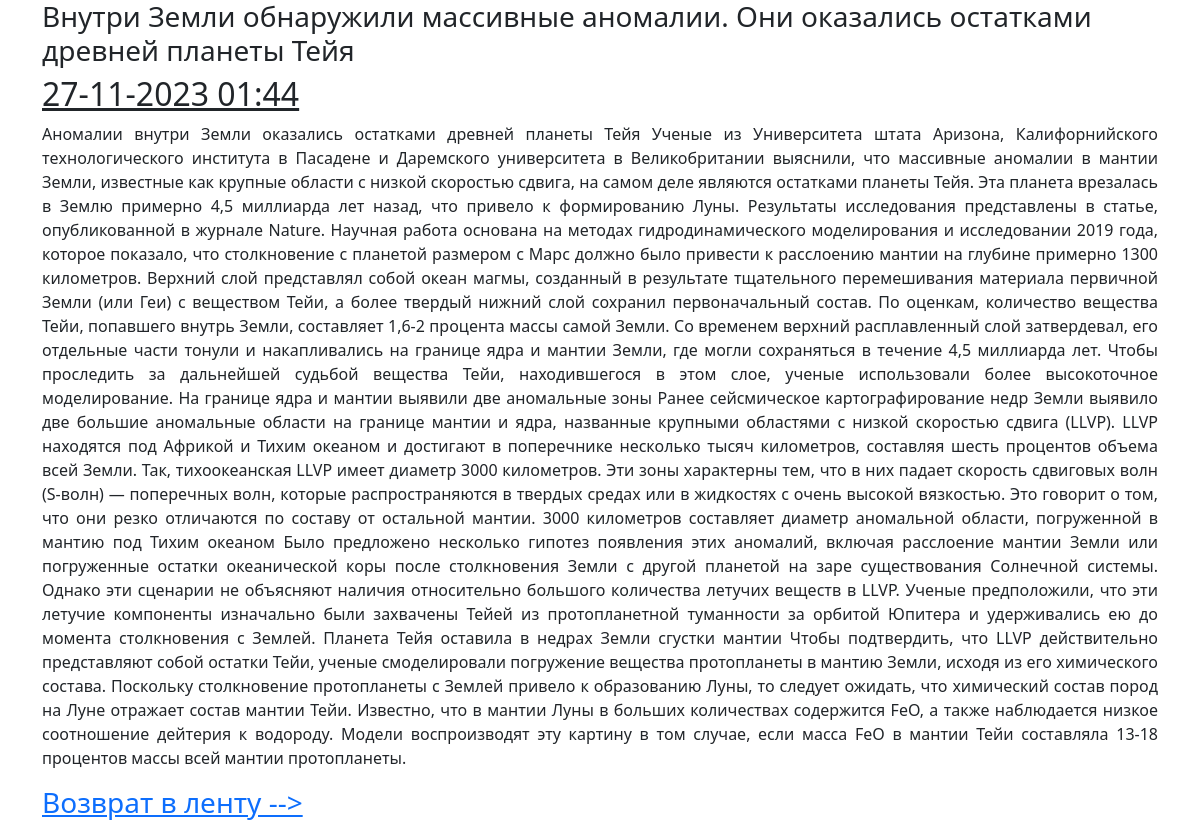
/news/15, run on the app's committed database.
### news/models.py (models this page shows, shortened)
class Post(models.Model):
    article = "AR"
    news = "NW"
    author = models.ForeignKey(Author,on_delete=models.CASCADE)
    post_type_choices = [(article, 'Статья'), (news, 'Новость')]
    post_type = models.CharField(max_length=2, choices=post_type_choices)
    created_at = models.DateTimeField(auto_now_add=True)
    categories = models.ManyToManyField(Category, through='PostCategory')
    title = models.CharField(max_length=255)
    text = models.TextField()
    rating = models.IntegerField(default=0)

### news/views.py (the view)
# urls.py: path('<int:pk>', PostView.as_view()),
class PostView(DetailView):
    model = Post
    template_name = 'post.html'
    context_object_name = 'postView'

### news/templatetags/my_filters.py (called while the page is built)
@register.filter(name='censor')
def censor(value):
    if isinstance(value, str):
        result = str(value)
        for key in censor_dict.keys():
            result = result.replace(key, censor_dict[key])
        return result
    else:
        raise ValueError(f'Нельзя фильтровать то, что отличается от {type(value)}')

### templates/post.html (shortened to what this page needs)
{% extends 'default.html' %}
{% load my_filters %}
{% block content %}
<h3>{{ postView.title|censor }}</h3>
<h2><u>{{ postView.created_at|date:'d-m-Y H:i' }}</u></h2>
<p align="justify">{{ postView.text|censor }}</p>
<h3><a href="/news">Возврат в ленту --></a></h3>
{% endblock %}

### data on the page
Post: created_at "27-11-2023 01:44", text|censor "Аномалии внутри Земли оказались остатками древней планеты Тейя Ученые из Университета штата Аризона, Калифорнийского технологического института в Пасадене и Даремского университета в Великобритании выяснили, что массивные аномалии в мантии Земли, известные как крупные области с низкой скоростью сдвига, на самом деле являются остатками планеты Тейя. Эта планета врезалась в Землю примерно 4,5 миллиарда лет назад, что привело к формированию Луны. Результаты исследования представлены в статье, опубликованной в журнале Nature. Научная работа основана на методах гидродинамического моделирования и исследовании 2019 года, которое показало, что столкновение с планетой размером с Марс должно было…"
